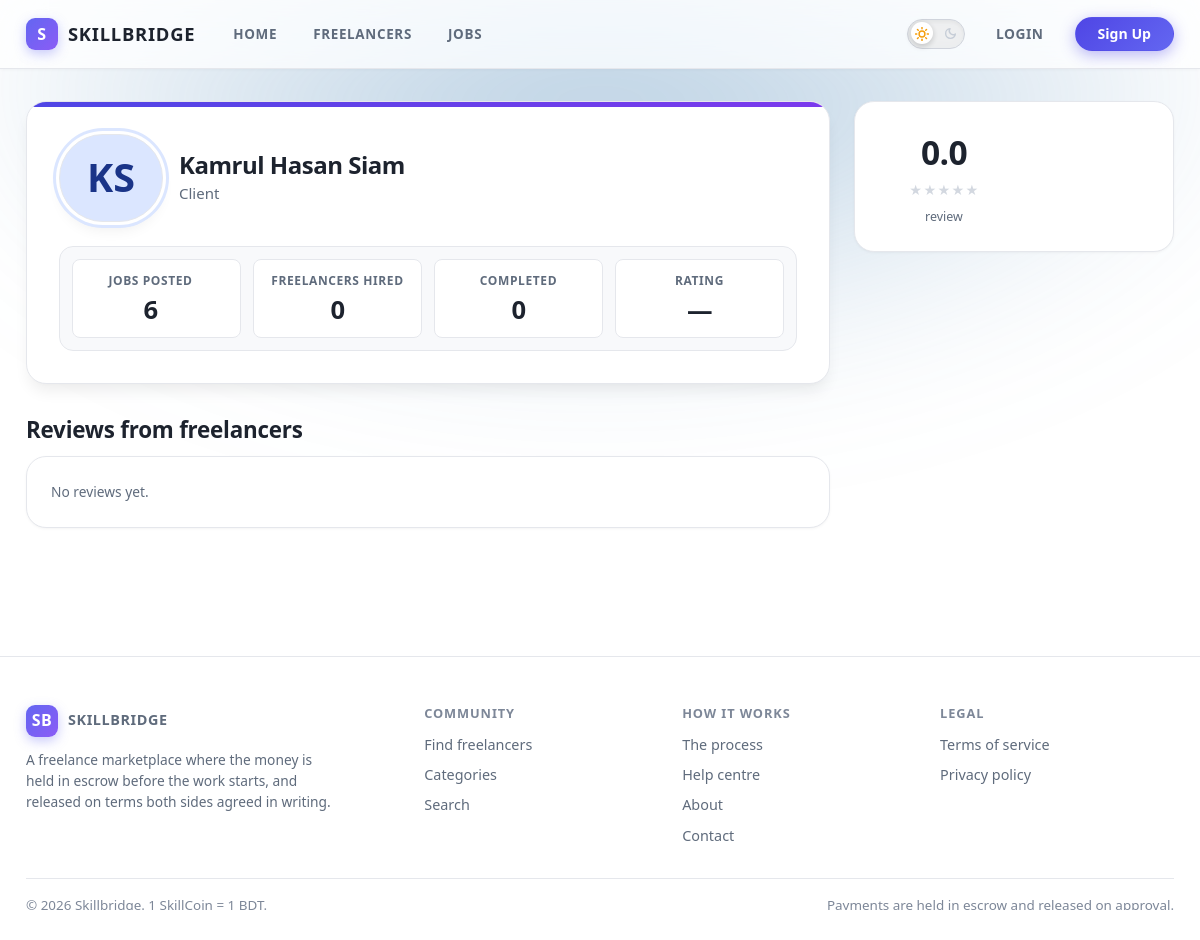
The page /clients/kamrulhasansiam29/ on the database its author committed.
### apps/accounts/models.py (models this page shows, shortened)
class User(AbstractBaseUser, PermissionsMixin, UUIDModel, TimeStampedModel):
    class Status(models.TextChoices):
        ACTIVE = ('ACTIVE', 'Active')
        SUSPENDED = ('SUSPENDED', 'Suspended')
        BANNED = ('BANNED', 'Banned')
        CLOSED = ('CLOSED', 'Closed')
    email = models.EmailField(unique=True, db_index=True)
    username = models.CharField(max_length=50, unique=True, db_index=True, validators=[USERNAME_VALIDATOR])
    first_name = models.CharField(max_length=80, blank=True)
    last_name = models.CharField(max_length=80, blank=True)
    role = models.CharField(max_length=12, choices=Role.choices, db_index=True)
    is_email_verified = models.BooleanField(default=False, db_index=True)
    email_verified_at = models.DateTimeField(null=True, blank=True)
    status = models.CharField(max_length=10, choices=Status.choices, default=Status.ACTIVE, db_index=True)
    suspension_reason = models.TextField(blank=True)
    suspended_until = models.DateTimeField(null=True, blank=True)
    is_active = models.BooleanField(default=True)
    is_staff = models.BooleanField(default=False)
    date_joined = models.DateTimeField(default=timezone.now)
    last_seen_at = models.DateTimeField(null=True, blank=True)
    avatar = models.ImageField(upload_to='avatars/%Y/%m/', null=True, blank=True)
    objects = UserManager()
    USERNAME_FIELD = 'email'
    REQUIRED_FIELDS = ['username']
    class Meta:
        ordering = ('-date_joined',)
        indexes = [models.Index(fields=['role', 'status']), models.Index(fields=['-date_joined'])]
    @property
    def full_name(self) -> str:
        name = f'{self.first_name} {self.last_name}'.strip()
        return name or self.username
    @property
    def initials(self) -> str:
        parts = [p for p in (self.first_name, self.last_name) if p]
        if parts:
            return ''.join((p[0] for p in parts[:2])).upper()
        return self.username[:2].upper()

### apps/profiles/models.py (models this page shows, shortened)
class ClientProfile(TimeStampedModel):
    user = models.OneToOneField(settings.AUTH_USER_MODEL, on_delete=models.CASCADE, related_name='client_profile')
    profile_picture = models.ImageField(upload_to='profiles/client/%Y/%m/', null=True, blank=True)
    bio = models.TextField(blank=True, max_length=2000)
    company_name = models.CharField(max_length=160, blank=True)
    company_description = models.TextField(blank=True, max_length=2000)
    company_size = models.CharField(max_length=40, blank=True)
    industry = models.CharField(max_length=120, blank=True)
    phone = models.CharField(max_length=20, blank=True)
    location = models.CharField(max_length=160, blank=True)
    website = models.URLField(blank=True)
    jobs_posted = models.PositiveIntegerField(default=0)
    active_projects = models.PositiveIntegerField(default=0)
    completed_projects = models.PositiveIntegerField(default=0)
    total_hired = models.PositiveIntegerField(default=0)
    total_spent = MoneyField()
    is_profile_complete = models.BooleanField(default=False)
    search_text = models.TextField(blank=True, editable=False, db_index=True)
    class Meta:
        indexes = [models.Index(fields=['search_text'], name='clientprofile_search_text')]

### apps/profiles/views.py (the view)
# urls.py: urlpatterns = [path('<str:username>/', views.client_public, name='client_public')]
def client_public(request, username: str):
    try:
        profile = client_public_profile(username)
    except ClientProfile.DoesNotExist as exc:
        raise Http404('No such client.') from exc
    return render(request, 'profiles/client_public.html', {'profile': profile, 'owner': profile.user, 'open_jobs': [], 'summary': None, 'reviews': [], 'page_title': profile.user.full_name})

### apps/core/context_processors.py (called while the page is built)
def site(request):
    user = getattr(request, 'user', None)
    signed_in = bool(user and user.is_authenticated)
    if not signed_in:
        role = 'guest'
    elif user.is_platform_admin:
        role = 'admin'
    elif user.is_freelancer:
        role = 'freelancer'
    else:
        role = 'client'
    return {'SKILLCOIN': settings.SKILLCOIN, 'BUSINESS_RULES': settings.BUSINESS_RULES, 'PAYMENT_CHANNELS': settings.PAYMENT_CHANNELS, 'AI_ENABLED': settings.AI['ENABLED'], 'nav_role': role, 'needs_email_verification': signed_in and (not user.is_email_verified)}

### apps/core/templatetags/skillbridge.py (called while the page is built)
@register.filter(name='stars')
def stars(value):
    try:
        rating = float(value or 0)
    except (TypeError, ValueError):
        rating = 0.0
    full = int(rating)
    half = 1 if rating - full >= 0.5 else 0
    empty = 5 - full - half
    html = '<span class="sb-stars" role="img" aria-label="%s out of 5">%s%s%s</span>' % (f'{rating:.1f}', '<span class="sb-star is-full">★</span>' * full, '<span class="sb-star is-half">★</span>' * half, '<span class="sb-star is-empty">★</span>' * empty)
    return mark_safe(html)

### apps/profiles/selectors.py (called while the page is built)
def client_public_profile(username: str) -> ClientProfile:
    return ClientProfile.objects.select_related('user').get(user__username=username, user__status='ACTIVE')

### apps/wallets/context_processors.py (called while the page is built)
def wallet(request):
    user = getattr(request, 'user', None)
    if not (user and user.is_authenticated) or user.is_platform_admin:
        return {'wallet': None}
    from apps.wallets.selectors import get_wallet
    return {'wallet': get_wallet(user)}

### apps/profiles/templates/profiles/client_public.html (shortened to what this page needs)
{% extends "layouts/public.html" %}
{% load static %}
{% block page_css %}<link rel="stylesheet" href="{% static 'profiles/css/client_profile.css' %}?v=4.0">{% endblock %}
{% block content %}
<div class="grid grid--sidebar">
  <div class="stack-lg">
    <section class="card">
      <div class="card__body">
        <div class="identity" style="gap:var(--gap-4)">
          <span class="avatar avatar--xl">
            {% if profile.profile_picture %}<img src="{{ profile.profile_picture.url }}" alt="">{% else %}{{ owner.initials }}{% endif %}
          </span>
          <div>
            <h1 style="font-size:1.5rem;margin-bottom:2px">{{ owner.full_name }}</h1>
            <p class="muted">{{ profile.company_name|default:"Client" }}{% if profile.industry %} · {{ profile.industry }}{% endif %}</p>
          </div>
        </div>
        <div class="dash-grid" style="margin-top:var(--gap-5);margin-bottom:0">
          <div class="stat" style="padding-left:0"><p class="stat__label">Jobs posted</p><p class="stat__value">{{ profile.jobs_posted }}</p></div>
          <div class="stat"><p class="stat__label">Freelancers hired</p><p class="stat__value">{{ profile.total_hired }}</p></div>
          <div class="stat"><p class="stat__label">Completed</p><p class="stat__value">{{ profile.completed_projects }}</p></div>
          <div class="stat"><p class="stat__label">Rating</p><p class="stat__value">{{ summary.average_rating|default:"—" }}</p></div>
        </div>
      </div>
    </section>
    <section>
      <h2>Reviews from freelancers</h2>
      {% if reviews %}
        <div class="stack">{% for review in reviews %}{% include "components/review-card.html" %}{% endfor %}</div>
      {% else %}
        <div class="card"><div class="card__body muted small">No reviews yet.</div></div>
      {% endif %}
    </section>
  </div>
  <aside>{% include "components/rating-summary.html" %}</aside>
</div>
{% endblock %}

### static/css/base.css (style rules this page uses)
:root { --brand-50: #eef4ff; --brand-100: #dbe6ff; --brand-200: #bed2ff; --brand-300: #91b4ff; --brand-400: #5d8cff; --brand-500: #3465f0; --brand-600: #2149d6; --brand-700: #1b3bad; --brand-800: #1a3488; --brand-900: #1b306c; --ink-900: #11151c; --ink-800: #1d232e; --ink-700: #2c3440; --ink-600: #45505f; --ink-500: #5f6b7c; --ink-400: #7d8798; --ink-300: #a8b0bd; --ink-200: #d3d8e0; --ink-100: #e7eaf0; --ink-50: #f4f6f9; --ok-bg: #e6f6ed; --ok-fg: #12693c; --ok-line: #9fd9b8; --warn-bg: #fdf3da; --warn-fg: #7d5406; --warn-line: #ecd08a; --danger-bg: #fdecec; --danger-fg: #98221f; --danger-line: #f0b3b1; --info-bg: #e8f0fe; --info-fg: #1c4ba3; --info-line: #b3ccf5; --page: #ffffff; --surface: #ffffff; --surface-2: #f8f9fb; --line: #e5e7ec; --line-strong: #d0d4dc; --text: var(--ink-800); --text-muted: var(--ink-500); --text-faint: var(--ink-400); --glow-color: rgba(70, 130, 180, 0.5); --glow-size: 70%; --r-sm: 6px; --r-md: 8px; --r: 10px; --r-lg: 14px; --r-xl: 20px; --r-pill: 999px; --shadow-sm: 0 1px 3px 0 rgba(0, 0, 0, .04), 0 1px 2px -1px rgba(0, 0, 0, .03); --shadow: 0 4px 6px -1px rgba(0, 0, 0, .06), 0 2px 4px -2px rgba(0, 0, 0, .04); --shadow-md: 0 10px 15px -3px rgba(0, 0, 0, .07), 0 4px 6px -4px rgba(0, 0, 0, .03); --shadow-lg: 0 20px 25px -5px rgba(0, 0, 0, .08), 0 8px 10px -6px rgba(0, 0, 0, .03); --shadow-glow: 0 0 25px rgba(79, 70, 229, 0.25); --brand-gradient: linear-gradient(135deg, #4f46e5 0%, #7c3aed 100%); --brand-gradient-hover: linear-gradient(135deg, #4338ca 0%, #6d28d9 100%); --brand-glow: rgba(79, 70, 229, 0.25); --dur-fast: .15s; --dur-normal: .25s; --ease-out: cubic-bezier(0.16, 1, 0.3, 1); --gap-1: 4px; --gap-2: 8px; --gap-3: 12px; --gap-4: 16px; --gap-5: 24px; --gap-6: 32px; --gap-7: 48px; --gap-8: 64px; --shell: 1180px; --shell-wide: 1400px; --font-primary: 'Segoe UI', Tahoma, Geneva, Verdana, sans-serif; --font-secondary: 'Segoe UI', -apple-system, BlinkMacSystemFont, 'Inter', Roboto, sans-serif; --font: var(--font-primary); --mono: "JetBrains Mono", Consolas, ui-monospace, Menlo, monospace; }
*, *::before, *::after { box-sizing: border-box; }
html { -webkit-text-size-adjust: 100%; }
body { margin: 0; min-height: 100vh; background: var(--page); color: var(--text); font-family: var(--font); font-size: 15px; line-height: 1.55; -webkit-font-smoothing: antialiased; position: relative; }
body::before { content: ""; position: fixed; top: 0; left: 0; right: 0; height: 100vh; z-index: -1; pointer-events: none; background: radial-gradient( ellipse 85% var(--glow-size) at 50% 0%, var(--glow-color), transparent 70% ); filter: blur(80px); }
h1, h2, h3, h4, h5, h6 { font-family: var(--font-secondary); margin: 0 0 var(--gap-3); line-height: 1.25; font-weight: 700; }
h1 { font-size: 1.9rem; letter-spacing: -.02em; }
h2 { font-size: 1.4rem; letter-spacing: -.01em; }
p { margin: 0 0 var(--gap-4); }
p:last-child { margin-bottom: 0; }
.stack-lg > * + * { margin-top: var(--gap-6); }
.grid { display: grid; gap: var(--gap-4); }
.grid--sidebar { grid-template-columns: minmax(0, 1fr) 320px; gap: var(--gap-5); }
.muted { color: var(--text-muted); }
.small { font-size: .86rem; }

### static/css/components.css (style rules this page uses)
.card { background: var(--surface); border: 1px solid var(--line); border-radius: var(--r-xl); box-shadow: var(--shadow); transition: all 0.25s cubic-bezier(0.16, 1, 0.3, 1); backdrop-filter: blur(20px); -webkit-backdrop-filter: blur(20px); position: relative; }
.card__body { padding: var(--gap-5); }
.stat { padding: var(--gap-4) var(--gap-5); }
.stat__label { font-size: .76rem; text-transform: uppercase; letter-spacing: .07em; color: var(--text-faint); font-weight: 600; margin-bottom: var(--gap-1); }
.stat__value { font-size: 1.65rem; font-weight: 800; letter-spacing: -.02em; font-variant-numeric: tabular-nums; }
.avatar { --size: 40px; width: var(--size); height: var(--size); flex: 0 0 var(--size); border-radius: 50%; object-fit: cover; background: var(--brand-100); color: var(--brand-800); display: inline-flex; align-items: center; justify-content: center; font-weight: 700; font-size: calc(var(--size) * .38); border: 1px solid var(--line); overflow: hidden; }
.avatar--xl { --size: 104px; }
.identity { display: flex; align-items: center; gap: var(--gap-3); min-width: 0; }
.sb-stars { display: inline-flex; gap: 1px; letter-spacing: .02em; }
.sb-star { font-size: .95em; line-height: 1; }
.sb-star.is-empty { color: var(--ink-200); }

### rows shown on the page
User: initials "KS", full_name "Kamrul Hasan Siam"
ClientProfile: company_name "Client", jobs_posted "6", total_hired "0", completed_projects "0"

### other values the page prints
{{ summary.average_rating|default:"—" }} "—"
{{ summary.average_rating|default:"0.0" }} "0.0"
{{ summary.average_rating|stars }} "★ ★ ★ ★ ★"
{{ SKILLCOIN.NAME }} "SkillCoin"
